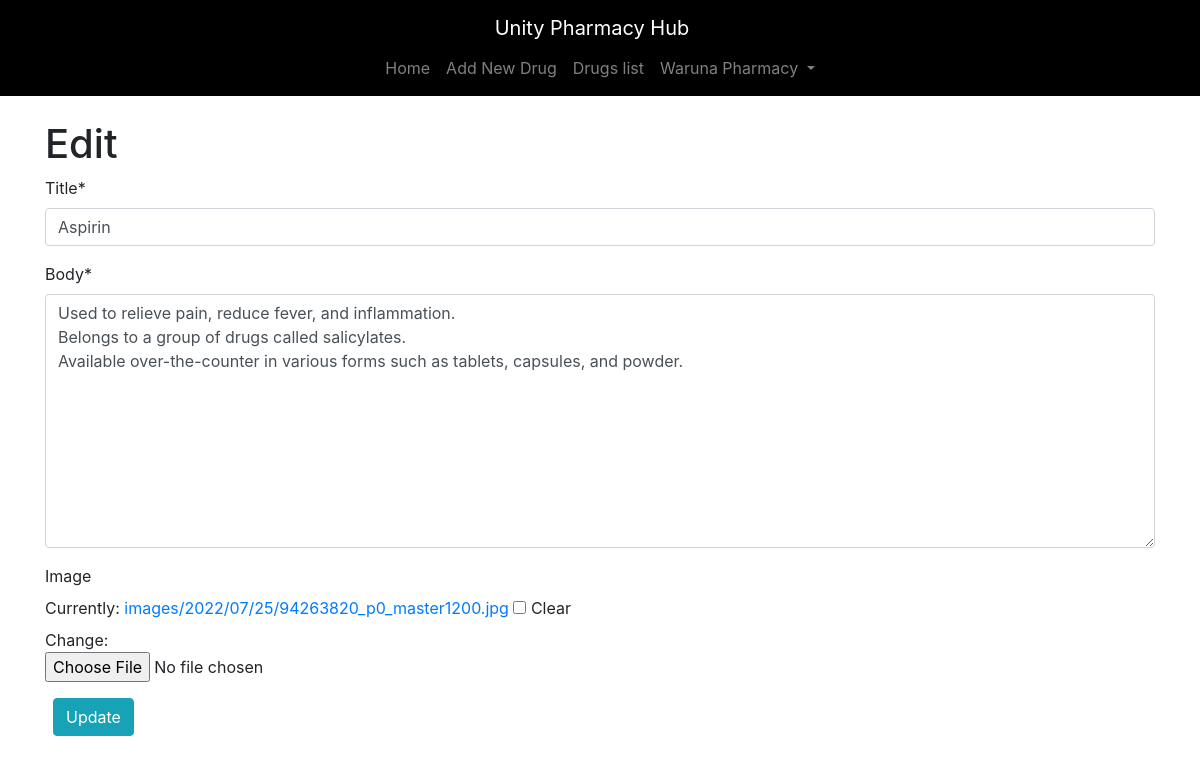
/articles/1/edit/ (signed in), run on the app's committed database.
### users/models.py (models this page shows)
class CustomUser(AbstractUser):
    age = models.PositiveIntegerField(null=True, blank=True)

### articles/models.py (models this page shows, shortened)
class Article(models.Model):
    title = models.CharField(max_length=255)
    body = models.TextField()
    image = models.ImageField(upload_to='images/%Y/%m/%d', blank=True)
    author = models.ForeignKey(
        get_user_model(),
        on_delete=models.CASCADE
        )
    created_date = models.DateTimeField(auto_now_add=True)
    published_date = models.DateTimeField(blank=True, null=True)

### articles/views.py (the view)
class ArticleUpdateView(UpdateView, LoginRequiredMixin):
    model = Article
    template_name = 'article_edit.html'
    fields = ('title', 'body', 'image',)
    login_url = 'login'
    def dispatch(self, request, *args, **kwargs):
        obj = self.get_object()
        if obj.author != self.request.user:
            raise PermissionDenied
        return super().dispatch(request, *args, **kwargs)

### templates/article_edit.html
{% extends 'base.html' %}
{% load crispy_forms_tags %}
{% block content %}
<h1>Edit</h1>
<form action="" method="post">{% csrf_token %}
{{ form|crispy }}
<button class="btn btn-info ml-2" type="submit">Update</button>
</form>
{% endblock content %}

### templates/base.html (shortened to what this page needs)
<!DOCTYPE html>
<html lang="en">
<head>
    <link rel="stylesheet" href="https://stackpath.bootstrapcdn.com/bootstrap/4.5.0/css/bootstrap.min.css"
>
    <link rel="stylesheet" href="https://cdnjs.cloudflare.com/ajax/libs/font-awesome/4.7.0/css/font-awesome.min.css">
</head>
<body>
    <nav class="navbar navbar-expand-md navbar-dark bg-dark mb-4">
        <a class="navbar-brand" href="{% url 'home' %}">Unity Pharmacy Hub</a>
        <div class="collapse navbar-collapse" id="navbarCollapse">
            {% if user.is_authenticated %}
            <ul class="navbar-nav mr-auto">
                <li class="nav-item">
                    <a class="nav-link" href="{% url 'home' %}">Home</a>
                </li>
                <li class="nav-item">
                    <a class="nav-link" href="{% url 'article_new' %}">Add New Drug</a>
                </li>
                <li class="nav-item">
                    <a class="nav-link" href="{% url 'article_list' %}">Drugs list</a>
                </li>
                <li class="nav-item dropdown">
                    <a class="nav-link dropdown-toggle" href="#" role="button" data-bs-toggle="dropdown"
                        aria-expanded="false">
                        {{ user.username }}
                    </a>
                </li>
            </ul>
            {% else %}
            <form class="form-inline ml-auto">
                <a href="{% url 'login' %}" class="btn btn-outline-secondary">Log In</a>
                <a href="{% url 'signup' %}" class="btn btn-primary ml-2">Sign Up</a>
            </form>
            {% endif %}
    </nav>
    <div class="container">
        {% block content %}
        {% endblock %}
    </div>
</body>
</html>

### templates/base.html (style rules this page uses)
.navbar { background-color: #000000 !important; align-items: flex !important; flex-direction: column !important; }

### data on the page
CustomUser: username "Waruna Pharmacy"
Article: title "Aspirin", body "Used to relieve pain, reduce fever, and inflammation. Belongs to a group of drugs called salicylates. Available over-the-counter in various forms such as tablets, capsules, and powder."
